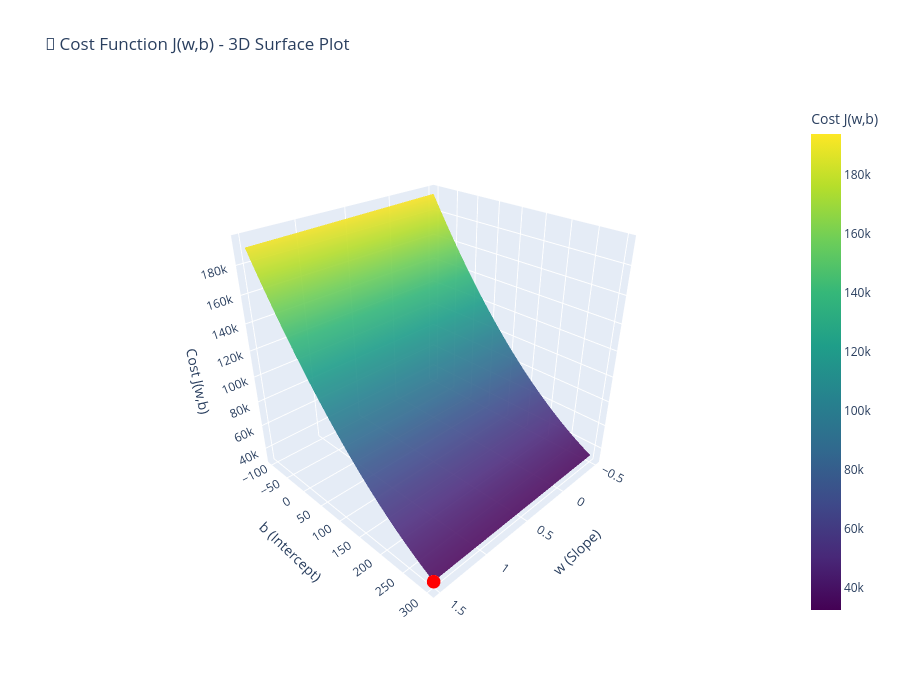

Notebook code cell kept with this figure:
### Markdown cell above
## 🎯 4. Cost Function \( J(w,b) \) - 3D Visualization
*The cost function measures how wrong our model is. This 3D surface plot shows \( J(w,b) \) for different parameter values.*

### Code cell
# Generate cost surface data
w_vals = np.linspace(-0.5, 1.5, 50)
b_vals = np.linspace(-100, 300, 50)
W, B = np.meshgrid(w_vals, b_vals)
J_vals = np.zeros_like(W)

# Simple dataset for cost calculation
X_cost = np.array([1, 2, 3])
y_cost = np.array([300, 500, 700])

for i in range(len(w_vals)):
    for j in range(len(b_vals)):
        f_wb = W[i,j] * X_cost + B[i,j]
        J_vals[i,j] = (1/(2*len(X_cost))) * np.sum((f_wb - y_cost)**2)

# Create 3D surface plot
fig = go.Figure(data=[go.Surface(z=J_vals, x=w_vals, y=b_vals,
                                 colorscale='Viridis', opacity=0.9,
                                 colorbar=dict(title='Cost J(w,b)'))])

fig.update_layout(
    title='🎯 Cost Function J(w,b) - 3D Surface Plot',
    scene=dict(
        xaxis_title='w (Slope)',
        yaxis_title='b (Intercept)',
        zaxis_title='Cost J(w,b)',
        camera=dict(eye=dict(x=1.5, y=1.5, z=1.2))
    ),
    width=900, height=700
)

# Add a marker for the minimum point
min_idx = np.unravel_index(np.argmin(J_vals), J_vals.shape)
fig.add_trace(go.Scatter3d(x=[w_vals[min_idx[0]]], y=[b_vals[min_idx[1]]], z=[np.min(J_vals)],
                           mode='markers', marker=dict(size=8, color='red'), name='Minimum Point'))

fig.show()

### Figure 1 — Plotly figure (JSON) as saved in the notebook; plotly's stock layout.template omitted (floating-point values rounded to 4 significant figures; data arrays with more than 128 entries replaced by an {"elided": "..."} marker saying what was removed)
{"data": [{"colorbar": {"title": {"text": "Cost J(w,b)"}}, "colorscale": [[0, "#440154"], [0.1111, "#482878"], [0.2222, "#3e4989"], [0.3333, "#31688e"], [0.4444, "#26828e"], [0.5556, "#1f9e89"], [0.6667, "#35b779"], [0.7778, "#6ece58"], [0.8889, "#b5de2b"], [1, "#fde725"]], "opacity": 0.9, "type": "surface", "x": [-0.5, -0.4592, -0.4184, -0.3776, -0.3367, -0.2959, -0.2551, -0.2143, -0.1735, -0.1327, -0.09184, -0.05102, -0.0102, 0.03061, 0.07143, 0.1122, 0.1531, 0.1939, 0.2347, 0.2755, 0.3163, 0.3571, 0.398, 0.4388, 0.4796, 0.5204, 0.5612, 0.602, 0.6429, 0.6837, 0.7245, 0.7653, 0.8061, 0.8469, 0.8878, 0.9286, 0.9694, 1.01, 1.051, 1.092, 1.133, 1.173, 1.214, 1.255, 1.296, 1.337, 1.378, 1.418, 1.459, 1.5], "y": [-100.0, -91.84, -83.67, -75.51, -67.35, -59.18, -51.02, -42.86, -34.69, -26.53, -18.37, -10.2, -2.041, 6.122, 14.29, 22.45, 30.61, 38.78, 46.94, 55.1, 63.27, 71.43, 79.59, 87.76, 95.92, 104.1, 112.2, 120.4, 128.6, 136.7, 144.9, 153.1, 161.2, 169.4, 177.6, 185.7, 193.9, 202.0, 210.2, 218.4, 226.5, 234.7, 242.9, 251.0, 259.2, 267.3, 275.5, 283.7, 291.8, 300.0], "z": {"elided": "50x50 float values"}}, {"marker": {"color": "red", "size": 8}, "mode": "markers", "name": "Minimum Point", "type": "scatter3d", "x": [1.5], "y": [300], "z": [32540.0]}], "layout": {"height": 700, "scene": {"camera": {"eye": {"x": 1.5, "y": 1.5, "z": 1.2}}, "xaxis": {"title": {"text": "w (Slope)"}}, "yaxis": {"title": {"text": "b (Intercept)"}}, "zaxis": {"title": {"text": "Cost J(w,b)"}}}, "title": {"text": "🎯 Cost Function J(w,b) - 3D Surface Plot"}, "width": 900}}
